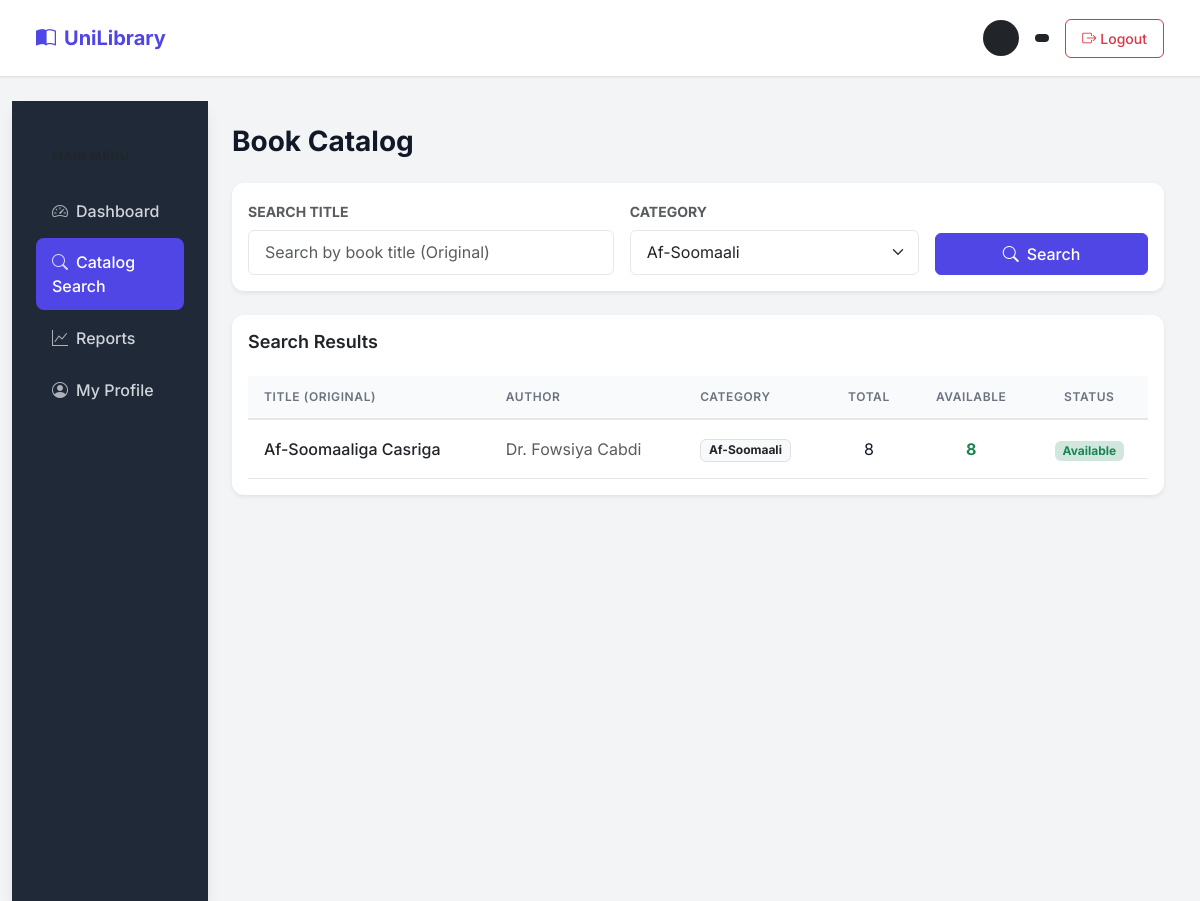
Page /public/catalog.php?category=2 (signed in) on the committed database.
### tables this page shows
CREATE TABLE books (
    id INT AUTO_INCREMENT PRIMARY KEY,
    title_somali VARCHAR(255) NOT NULL,
    author_somali VARCHAR(150) NOT NULL,
    category_id INT NOT NULL,
    isbn VARCHAR(50),
    total_copies INT NOT NULL DEFAULT 1,
    available_copies INT NOT NULL DEFAULT 1,
    status ENUM('available','unavailable') DEFAULT 'available',
    created_at TIMESTAMP DEFAULT CURRENT_TIMESTAMP,
    FOREIGN KEY (category_id) REFERENCES categories(id)
);

CREATE TABLE categories (
    id INT AUTO_INCREMENT PRIMARY KEY,
    name_somali VARCHAR(100) NOT NULL UNIQUE
);

### public/catalog.php (the view, shortened to what this page needs)
<?php
$pdo = getPDO();
$searchTitle = trim($_GET['q'] ?? '');
$categoryFilter = (int)($_GET['category'] ?? 0);
$categories = $pdo->query('SELECT * FROM categories ORDER BY name_somali')->fetchAll();
$where = [];
$params = [];
if ($categoryFilter) {
    $where[] = 'b.category_id = :category';
    $params[':category'] = $categoryFilter;
}
$sql = 'SELECT b.*, c.name_somali AS category_name
        FROM books b
        JOIN categories c ON b.category_id = c.id';
if ($where) {
    $sql .= ' WHERE ' . implode(' AND ', $where);
}
$sql .= ' ORDER BY b.title_somali ASC';
$stmt = $pdo->prepare($sql);
$stmt->execute($params);
$books = $stmt->fetchAll();
include __DIR__ . '/../includes/header.php';
?>
<div class="row g-0">
    <?php include __DIR__ . '/../includes/sidebar.php'; ?>
    <div class="col-md-10 p-4">
        <h3 class="mb-4 fw-bold">Book Catalog</h3>
        <div class="card shadow-sm border-0 mb-4">
            <div class="card-body">
                <form method="get" class="row g-3">
                    <div class="col-md-5">
                        <label for="search" class="form-label text-muted small text-uppercase fw-bold">Search Title</label>
                        <input type="text" name="q" id="search" value="<?php echo htmlspecialchars($searchTitle); ?>" class="form-control" placeholder="Search by book title (Original)">
                    </div>
                    <div class="col-md-4">
                        <label for="category" class="form-label text-muted small text-uppercase fw-bold">Category</label>
                        <select name="category" id="category" class="form-select">
                            <?php foreach ($categories as $cat): ?>
                                <option value="<?php echo $cat['id']; ?>" <?php echo $categoryFilter === (int)$cat['id'] ? 'selected' : ''; ?>>
                                    <?php echo htmlspecialchars($cat['name_somali']); ?>
                                </option>
                            <?php endforeach; ?>
                        </select>
                    </div>
                    <div class="col-md-3 d-flex align-items-end">
                        <button type="submit" class="btn btn-primary w-100">
                            <i class="bi bi-search me-2"></i>Search
                        </button>
                    </div>
                </form>
            </div>
        </div>
        <div class="card shadow-sm border-0">
            <div class="card-body">
                <h5 class="card-title mb-4">Search Results</h5>
                <div class="table-responsive">
                    <table class="table table-hover align-middle">
                        <thead class="bg-light">
                            <tr>
                                <th>Title (Original)</th>
                                <th>Author</th>
                                <th>Category</th>
                                <th class="text-center">Total</th>
                                <th class="text-center">Available</th>
                                <th class="text-center">Status</th>
                            </tr>
                        </thead>
                        <tbody>
                            <?php if (count($books) > 0): ?>
                                <?php foreach ($books as $b): ?>
                                    <tr>
                                        <td class="fw-medium text-dark"><?php echo htmlspecialchars($b['title_somali']); ?></td>
                                        <td class="text-muted"><?php echo htmlspecialchars($b['author_somali']); ?></td>
                                        <td><span class="badge bg-light text-dark border"><?php echo htmlspecialchars($b['category_name']); ?></span></td>
                                        <td class="text-center"><?php echo $b['total_copies']; ?></td>
                                        <td class="text-center">
                                            <?php if ($b['available_copies'] > 0): ?>
                                                <span class="text-success fw-bold"><?php echo $b['available_copies']; ?></span>
                                            <?php else: ?>
                                                <span class="text-danger fw-bold">0</span>
                                            <?php endif; ?>
                                        </td>
                                        <td class="text-center">
                                            <?php if ($b['status'] === 'available' && $b['available_copies'] > 0): ?>
                                                <span class="badge bg-success-subtle text-success">Available</span>
                                            <?php else: ?>
                                                <span class="badge bg-danger-subtle text-danger">Unavailable</span>
                                            <?php endif; ?>
                                        </td>
                                    </tr>
                                <?php endforeach; ?>
                            <?php endif; ?>
                        </tbody>
                    </table>
                </div>
            </div>
        </div>
    </div>
</div>
<?php include __DIR__ . '/../includes/footer.php'; ?>

### public/assets/css/style.css (style rules this page uses)
:root { --primary-color: #4f46e5; --primary-hover: #4338ca; --secondary-color: #64748b; --accent-color: #0ea5e9; --success-color: #10b981; --warning-color: #f59e0b; --danger-color: #ef4444; --dark-bg: #111827; --sidebar-bg: #1f2937; --card-bg: #ffffff; --body-bg: #f3f4f6; --text-main: #111827; --text-muted: #6b7280; --border-color: #e5e7eb; --radius-sm: 0.375rem; --radius-md: 0.5rem; --radius-lg: 0.75rem; --shadow-sm: 0 1px 2px 0 rgb(0 0 0 / 0.05); --shadow-md: 0 4px 6px -1px rgb(0 0 0 / 0.1), 0 2px 4px -2px rgb(0 0 0 / 0.1); --shadow-lg: 0 10px 15px -3px rgb(0 0 0 / 0.1), 0 4px 6px -4px rgb(0 0 0 / 0.1); }
body { font-family: 'Inter', sans-serif; background-color: var(--body-bg); color: var(--text-main); line-height: 1.5; }
h1, h2, h3, h4, h5, h6 { font-weight: 600; color: var(--text-main); margin-bottom: 1rem; }
.card { background-color: var(--card-bg); border: 1px solid var(--border-color); border-radius: var(--radius-lg); box-shadow: var(--shadow-sm); margin-bottom: 1.5rem; }
.card-title { font-size: 1.125rem; font-weight: 600; margin-bottom: 1rem; }
.btn { border-radius: var(--radius-sm); font-weight: 500; padding: 0.5rem 1rem; transition: all 0.2s; }
.btn-primary { background-color: var(--primary-color); border-color: var(--primary-color); }
.form-control, .form-select { border-radius: var(--radius-sm); border: 1px solid var(--border-color); padding: 0.6rem 1rem; }
.table { margin-bottom: 0; }
.table th { background-color: #f8fafc; color: var(--text-muted); font-weight: 600; text-transform: uppercase; font-size: 0.75rem; letter-spacing: 0.05em; padding: 0.75rem 1rem; border-bottom: 2px solid var(--border-color); }
.table td { padding: 1rem; vertical-align: middle; border-bottom: 1px solid var(--border-color); color: var(--text-main); }

### rows in the picture
books: title_somali "Af-Soomaaliga Casriga", author_somali "Dr. Fowsiya Cabdi", category.name_somali "Af-Soomaali", total_copies "8", available_copies "8", status "Available"

### other values in the picture
form field category "Af-Soomaali"
